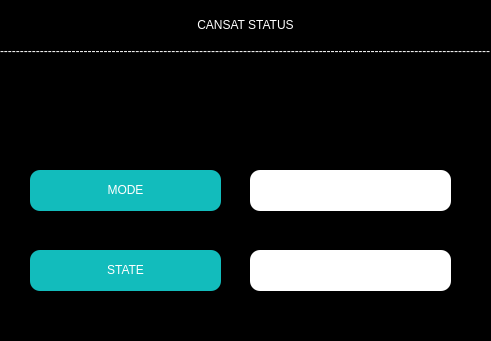
       <widget class="QWidget" name="widget_7" native="true">
        <property name="geometry">
         <rect>
          <x>695</x>
          <y>260</y>
          <width>491</width>
          <height>341</height>
         </rect>
        </property>
        <property name="styleSheet">
         <string notr="true">background-color: rgb(0, 0, 0);
border-radius: 10px;</string>
        </property>
        <widget class="QTextBrowser" name="L_Mode">
         <property name="geometry">
          <rect>
           <x>250</x>
           <y>170</y>
           <width>201</width>
           <height>41</height>
          </rect>
         </property>
         <property name="styleSheet">
          <string notr="true">background-color: rgb(255, 255, 255);
border-radius: 10px;</string>
         </property>
         <property name="verticalScrollBarPolicy">
          <enum>Qt::ScrollBarAlwaysOff</enum>
         </property>
        </widget>
        <widget class="QLabel" name="label_127">
         <property name="geometry">
          <rect>
           <x>30</x>
           <y>170</y>
           <width>191</width>
           <height>41</height>
          </rect>
         </property>
         <property name="autoFillBackground">
          <bool>false</bool>
         </property>
         <property name="styleSheet">
          <string notr="true">background-color: rgb(18, 188, 188);
color: rgb(255, 255, 255);
font: 8pt &quot;MS Shell Dlg 2&quot;;
border-radius: 10px;</string>
         </property>
         <property name="frameShape">
          <enum>QFrame::NoFrame</enum>
         </property>
         <property name="text">
          <string>&lt;html&gt;&lt;head/&gt;&lt;body&gt;&lt;p align=&quot;center&quot;&gt;&lt;span style=&quot; font-size:9pt;&quot;&gt;MODE&lt;/span&gt;&lt;/p&gt;&lt;/body&gt;&lt;/html&gt;</string>
         </property>
        </widget>
        <widget class="QTextBrowser" name="L_State">
         <property name="geometry">
          <rect>
           <x>250</x>
           <y>250</y>
           <width>201</width>
           <height>41</height>
          </rect>
         </property>
         <property name="styleSheet">
          <string notr="true">background-color: rgb(255, 255, 255);
border-radius: 10px;</string>
         </property>
         <property name="verticalScrollBarPolicy">
          <enum>Qt::ScrollBarAlwaysOff</enum>
         </property>
        </widget>
        <widget class="QLabel" name="label_128">
         <property name="geometry">
          <rect>
           <x>30</x>
           <y>250</y>
           <width>191</width>
           <height>41</height>
          </rect>
         </property>
         <property name="autoFillBackground">
          <bool>false</bool>
         </property>
         <property name="styleSheet">
          <string notr="true">background-color: rgb(18, 188, 188);
color: rgb(255, 255, 255);
font: 8pt &quot;MS Shell Dlg 2&quot;;
border-radius: 10px;</string>
         </property>
         <property name="frameShape">
          <enum>QFrame::NoFrame</enum>
         </property>
         <property name="text">
          <string>&lt;html&gt;&lt;head/&gt;&lt;body&gt;&lt;p align=&quot;center&quot;&gt;&lt;span style=&quot; font-size:9pt;&quot;&gt;STATE&lt;/span&gt;&lt;/p&gt;&lt;/body&gt;&lt;/html&gt;</string>
         </property>
        </widget>
        <widget class="QLabel" name="label_53">
         <property name="geometry">
          <rect>
           <x>0</x>
           <y>0</y>
           <width>491</width>
           <height>51</height>
          </rect>
         </property>
         <property name="styleSheet">
          <string notr="true">background-color: rgb(0, 0, 0);
color: rgb(255, 255, 255);
font: 57 14pt &quot;Engravers MT&quot;;
border-color: rgb(255, 255, 255);
border-width: 10px;</string>
         </property>
         <property name="text">
          <string>&lt;html&gt;&lt;head/&gt;&lt;body&gt;&lt;p align=&quot;center&quot;&gt;CANSAT STATUS&lt;/p&gt;&lt;/body&gt;&lt;/html&gt;</string>
         </property>
        </widget>
        <widget class="QLabel" name="label_54">
         <property name="geometry">
          <rect>
           <x>0</x>
           <y>41</y>
           <width>541</width>
           <height>20</height>
          </rect>
         </property>
         <property name="styleSheet">
          <string notr="true">font: 22pt &quot;MS Shell Dlg 2&quot;;
color: rgb(255, 255, 255);</string>
         </property>
         <property name="text">
          <string>---------------------------------------------------------------------------------------------------------------------------</string>
         </property>
        </widget>
       </widget>
